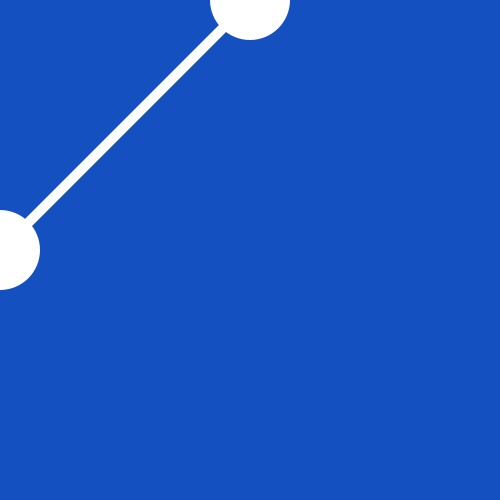
Frame 1 (no input)
Frame 60 (the mouse pressed at the canvas centre just before this capture): identical to frame 1, image omitted
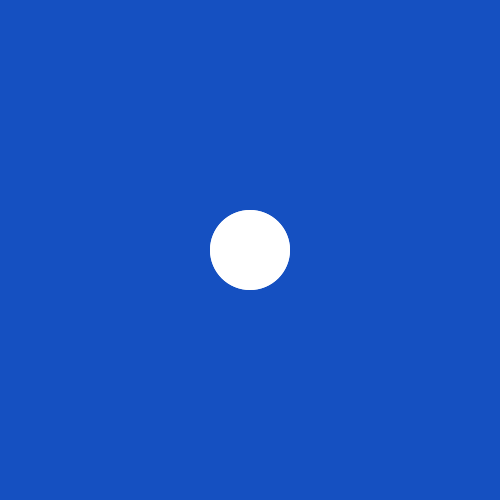
Frame 120 (the mouse held since frame 60 and released just before this capture)

The Processing sketch that drew these frames (run headless with seeded random() and noise(); from frame 60 on, the mouse is pressed at the canvas centre):

// Processing sketch: processing_16980
// ── processing_16980.pde

//atom 1.0 by Evan White
int r=80;
void setup(){
size(500,500);
smooth();
}
void draw(){
  background(21,80,193);
  stroke(255);
  strokeWeight(10);
  line(mouseX,height/2,width/2,mouseY);
  noStroke();
  ellipse(mouseX,height/2,r,r);
  ellipse(width/2,mouseY,r,r);
}
